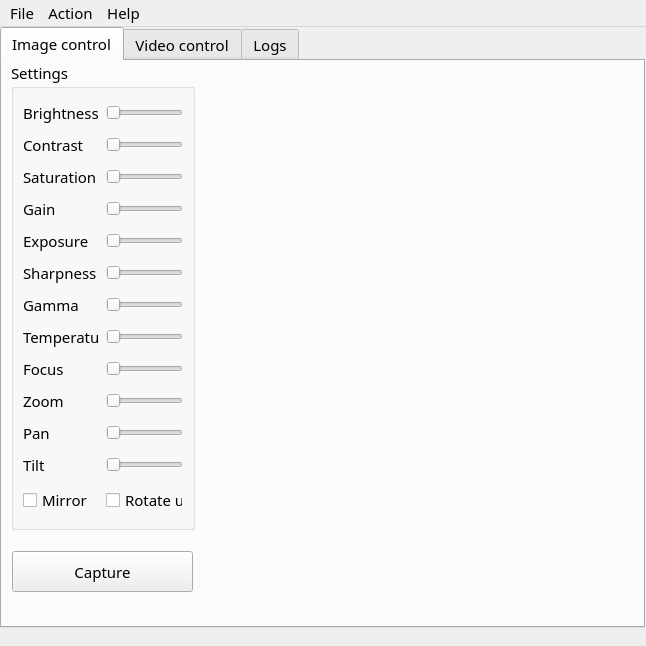
<?xml version="1.0" encoding="UTF-8"?>
<ui version="4.0">
 <author>cobaohieu</author>
 <class>mainWindow</class>
 <widget class="QMainWindow" name="mainWindow">
  <property name="windowModality">
   <enum>Qt::NonModal</enum>
  </property>
  <property name="enabled">
   <bool>true</bool>
  </property>
  <property name="geometry">
   <rect>
    <x>0</x>
    <y>0</y>
    <width>646</width>
    <height>646</height>
   </rect>
  </property>
  <property name="focusPolicy">
   <enum>Qt::NoFocus</enum>
  </property>
  <property name="windowTitle">
   <string>Pixy Camera Control (2020)</string>
  </property>
  <property name="locale">
   <locale language="English" country="UnitedStates"/>
  </property>
  <widget class="QWidget" name="centralwidget">
   <widget class="QTabWidget" name="tabConfig">
    <property name="geometry">
     <rect>
      <x>0</x>
      <y>0</y>
      <width>645</width>
      <height>601</height>
     </rect>
    </property>
    <property name="font">
     <font>
      <family>Umpush</family>
      <pointsize>11</pointsize>
     </font>
    </property>
    <property name="currentIndex">
     <number>0</number>
    </property>
    <widget class="QWidget" name="imageTab">
     <property name="font">
      <font>
       <family>Umpush</family>
       <pointsize>11</pointsize>
       <italic>false</italic>
      </font>
     </property>
     <attribute name="title">
      <string>Image control</string>
     </attribute>
     <widget class="QGroupBox" name="image_grpbx">
      <property name="geometry">
       <rect>
        <x>9</x>
        <y>0</y>
        <width>184</width>
        <height>469</height>
       </rect>
      </property>
      <property name="title">
       <string>Settings</string>
      </property>
      <layout class="QGridLayout" name="gridLayout">
       <item row="0" column="0">
        <widget class="QLabel" name="lbl_image_brightness">
         <property name="font">
          <font>
           <family>Umpush</family>
           <pointsize>11</pointsize>
           <weight>50</weight>
           <italic>false</italic>
           <bold>false</bold>
          </font>
         </property>
         <property name="text">
          <string>Brightness</string>
         </property>
        </widget>
       </item>
       <item row="0" column="1">
        <widget class="QSlider" name="horSlider_image_birghtness">
         <property name="maximum">
          <number>255</number>
         </property>
         <property name="orientation">
          <enum>Qt::Horizontal</enum>
         </property>
        </widget>
       </item>
       <item row="1" column="0">
        <widget class="QLabel" name="lbl_image_contrast">
         <property name="font">
          <font>
           <family>Umpush</family>
           <pointsize>11</pointsize>
           <italic>false</italic>
          </font>
         </property>
         <property name="text">
          <string>Contrast</string>
         </property>
        </widget>
       </item>
       <item row="1" column="1">
        <widget class="QSlider" name="horSlider_constrast">
         <property name="maximum">
          <number>255</number>
         </property>
         <property name="orientation">
          <enum>Qt::Horizontal</enum>
         </property>
        </widget>
       </item>
       <item row="2" column="0">
        <widget class="QLabel" name="lbl_image_saturation">
         <property name="font">
          <font>
           <family>Umpush</family>
           <pointsize>11</pointsize>
           <italic>false</italic>
          </font>
         </property>
         <property name="text">
          <string>Saturation</string>
         </property>
        </widget>
       </item>
       <item row="2" column="1">
        <widget class="QSlider" name="horSlider_image_staturation">
         <property name="maximum">
          <number>255</number>
         </property>
         <property name="orientation">
          <enum>Qt::Horizontal</enum>
         </property>
        </widget>
       </item>
       <item row="3" column="0">
        <widget class="QLabel" name="lbl_image_gain">
         <property name="font">
          <font>
           <family>Umpush</family>
           <pointsize>11</pointsize>
           <italic>false</italic>
          </font>
         </property>
         <property name="text">
          <string>Gain</string>
         </property>
        </widget>
       </item>
       <item row="3" column="1">
        <widget class="QSlider" name="horSlider_image_gain">
         <property name="maximum">
          <number>255</number>
         </property>
         <property name="orientation">
          <enum>Qt::Horizontal</enum>
         </property>
        </widget>
       </item>
       <item row="4" column="0">
        <widget class="QLabel" name="lbl_image_exposure">
         <property name="font">
          <font>
           <family>Umpush</family>
           <pointsize>11</pointsize>
           <italic>false</italic>
          </font>
         </property>
         <property name="text">
          <string>Exposure</string>
         </property>
        </widget>
       </item>
       <item row="4" column="1">
        <widget class="QSlider" name="horSlider_image_exposure">
         <property name="maximum">
          <number>255</number>
         </property>
         <property name="orientation">
          <enum>Qt::Horizontal</enum>
         </property>
        </widget>
       </item>
       <item row="5" column="0">
        <widget class="QLabel" name="lbl_image_sharpness">
         <property name="font">
          <font>
           <family>Umpush</family>
           <pointsize>11</pointsize>
           <italic>false</italic>
          </font>
         </property>
         <property name="text">
          <string>Sharpness</string>
         </property>
        </widget>
       </item>
       <item row="5" column="1">
        <widget class="QSlider" name="horSlider_image_sharpness">
         <property name="maximum">
          <number>255</number>
         </property>
         <property name="orientation">
          <enum>Qt::Horizontal</enum>
         </property>
        </widget>
       </item>
       <item row="6" column="0">
        <widget class="QLabel" name="lbl_image_gamma">
         <property name="font">
          <font>
           <family>Umpush</family>
           <pointsize>11</pointsize>
           <italic>false</italic>
          </font>
         </property>
         <property name="text">
          <string>Gamma</string>
         </property>
        </widget>
       </item>
       <item row="6" column="1">
        <widget class="QSlider" name="horSlider_image_gamma">
         <property name="maximum">
          <number>255</number>
         </property>
         <property name="orientation">
          <enum>Qt::Horizontal</enum>
         </property>
        </widget>
       </item>
       <item row="7" column="0">
        <widget class="QLabel" name="lbl_image_temperature">
         <property name="font">
          <font>
           <family>Umpush</family>
           <pointsize>11</pointsize>
           <italic>false</italic>
          </font>
         </property>
         <property name="text">
          <string>Temperature</string>
         </property>
        </widget>
       </item>
       <item row="7" column="1">
        <widget class="QSlider" name="horSlider_image_temperature">
         <property name="maximum">
          <number>255</number>
         </property>
         <property name="orientation">
          <enum>Qt::Horizontal</enum>
         </property>
        </widget>
       </item>
       <item row="8" column="0">
        <widget class="QLabel" name="lbl_image_focus">
         <property name="font">
          <font>
           <family>Umpush</family>
           <pointsize>11</pointsize>
           <weight>50</weight>
           <italic>false</italic>
           <bold>false</bold>
          </font>
         </property>
         <property name="text">
          <string>Focus</string>
         </property>
        </widget>
       </item>
       <item row="8" column="1">
        <widget class="QSlider" name="horSlide_image_focus">
         <property name="maximum">
          <number>255</number>
         </property>
         <property name="orientation">
          <enum>Qt::Horizontal</enum>
         </property>
        </widget>
       </item>
       <item row="9" column="0">
        <widget class="QLabel" name="lbl_image_zoom">
         <property name="font">
          <font>
           <family>Umpush</family>
           <pointsize>11</pointsize>
           <italic>false</italic>
          </font>
         </property>
         <property name="text">
          <string>Zoom</string>
         </property>
        </widget>
       </item>
       <item row="9" column="1">
        <widget class="QSlider" name="horSlider_image_zoom">
         <property name="maximum">
          <number>255</number>
         </property>
         <property name="orientation">
          <enum>Qt::Horizontal</enum>
         </property>
        </widget>
       </item>
       <item row="10" column="0">
        <widget class="QLabel" name="lbl_image_pan">
         <property name="font">
          <font>
           <family>Umpush</family>
           <pointsize>11</pointsize>
           <italic>false</italic>
          </font>
         </property>
         <property name="text">
          <string>Pan</string>
         </property>
        </widget>
       </item>
       <item row="10" column="1">
        <widget class="QSlider" name="horSlider_image_pan">
         <property name="maximum">
          <number>255</number>
         </property>
         <property name="orientation">
          <enum>Qt::Horizontal</enum>
         </property>
        </widget>
       </item>
       <item row="11" column="0">
        <widget class="QLabel" name="lbl_image_tilt">
         <property name="font">
          <font>
           <family>Umpush</family>
           <pointsize>11</pointsize>
           <italic>false</italic>
          </font>
         </property>
         <property name="text">
          <string>Tilt</string>
         </property>
        </widget>
       </item>
       <item row="11" column="1">
        <widget class="QSlider" name="horSlider_image_tilt">
         <property name="maximum">
          <number>255</number>
         </property>
         <property name="orientation">
          <enum>Qt::Horizontal</enum>
         </property>
        </widget>
       </item>
       <item row="12" column="0">
        <widget class="QCheckBox" name="ckb_image_mirror">
         <property name="font">
          <font>
           <family>Umpush</family>
           <pointsize>11</pointsize>
           <italic>false</italic>
          </font>
         </property>
         <property name="text">
          <string>Mirror</string>
         </property>
        </widget>
       </item>
       <item row="12" column="1">
        <widget class="QCheckBox" name="ckb_image_rotateup">
         <property name="font">
          <font>
           <family>Umpush</family>
           <pointsize>11</pointsize>
           <italic>false</italic>
          </font>
         </property>
         <property name="text">
          <string>Rotate up</string>
         </property>
        </widget>
       </item>
      </layout>
     </widget>
     <widget class="QPushButton" name="btn_capture">
      <property name="geometry">
       <rect>
        <x>10</x>
        <y>490</y>
        <width>181</width>
        <height>41</height>
       </rect>
      </property>
      <property name="text">
       <string>Capture</string>
      </property>
     </widget>
    </widget>
    <widget class="QWidget" name="videoTab">
     <attribute name="title">
      <string>Video control</string>
     </attribute>
     <widget class="QGroupBox" name="video_grpbx">
      <property name="geometry">
       <rect>
        <x>9</x>
        <y>0</y>
        <width>185</width>
        <height>277</height>
       </rect>
      </property>
      <property name="title">
       <string>Settings</string>
      </property>
      <layout class="QGridLayout" name="gridLayout_2">
       <item row="0" column="0">
        <widget class="QCheckBox" name="ckb_video_mirror">
         <property name="font">
          <font>
           <family>Umpush</family>
           <pointsize>11</pointsize>
           <italic>false</italic>
          </font>
         </property>
         <property name="text">
          <string>Mirror</string>
         </property>
        </widget>
       </item>
       <item row="1" column="0">
        <widget class="QCheckBox" name="ckb_video_invert">
         <property name="font">
          <font>
           <family>Umpush</family>
           <pointsize>11</pointsize>
           <italic>false</italic>
          </font>
         </property>
         <property name="text">
          <string>Invert</string>
         </property>
        </widget>
       </item>
       <item row="2" column="0">
        <widget class="QCheckBox" name="ckb_video_blur">
         <property name="font">
          <font>
           <family>Umpush</family>
           <pointsize>11</pointsize>
           <italic>false</italic>
          </font>
         </property>
         <property name="text">
          <string>Blur</string>
         </property>
        </widget>
       </item>
       <item row="4" column="0">
        <widget class="QCheckBox" name="ckb_video_mono">
         <property name="font">
          <font>
           <family>Umpush</family>
           <pointsize>11</pointsize>
           <italic>false</italic>
          </font>
         </property>
         <property name="text">
          <string>Mono</string>
         </property>
        </widget>
       </item>
       <item row="5" column="0">
        <widget class="QComboBox" name="cbb_video_framerate">
         <property name="font">
          <font>
           <family>Umpush</family>
           <pointsize>11</pointsize>
          </font>
         </property>
         <property name="currentText">
          <string/>
         </property>
        </widget>
       </item>
       <item row="5" column="1">
        <widget class="QComboBox" name="cbb_video_resolution">
         <property name="font">
          <font>
           <family>Umpush</family>
           <pointsize>11</pointsize>
          </font>
         </property>
        </widget>
       </item>
       <item row="3" column="0" colspan="2">
        <widget class="QCheckBox" name="ckb_video_rotateup">
         <property name="font">
          <font>
           <family>Umpush</family>
           <pointsize>11</pointsize>
           <italic>false</italic>
          </font>
         </property>
         <property name="text">
          <string>Rotate up</string>
         </property>
        </widget>
       </item>
      </layout>
     </widget>
     <widget class="QPushButton" name="btn_record">
      <property name="geometry">
       <rect>
        <x>10</x>
        <y>290</y>
        <width>181</width>
        <height>41</height>
       </rect>
      </property>
      <property name="text">
       <string>Record</string>
      </property>
     </widget>
    </widget>
    <widget class="QWidget" name="logTab">
     <attribute name="title">
      <string>Logs</string>
     </attribute>
     <widget class="QLabel" name="imgLabel">
      <property name="geometry">
       <rect>
        <x>0</x>
        <y>0</y>
        <width>640</width>
        <height>480</height>
       </rect>
      </property>
      <property name="sizeIncrement">
       <size>
        <width>0</width>
        <height>0</height>
       </size>
      </property>
      <property name="frameShape">
       <enum>QFrame::Box</enum>
      </property>
      <property name="frameShadow">
       <enum>QFrame::Raised</enum>
      </property>
      <property name="lineWidth">
       <number>1</number>
      </property>
      <property name="text">
       <string/>
      </property>
      <property name="textFormat">
       <enum>Qt::AutoText</enum>
      </property>
     </widget>
    </widget>
   </widget>
  </widget>
  <widget class="QMenuBar" name="menuBar">
   <property name="geometry">
    <rect>
     <x>0</x>
     <y>0</y>
     <width>646</width>
     <height>36</height>
    </rect>
   </property>
   <property name="font">
    <font>
     <family>Umpush</family>
     <pointsize>11</pointsize>
    </font>
   </property>
   <widget class="QMenu" name="menuFile">
    <property name="title">
     <string>File</string>
    </property>
    <addaction name="separator"/>
    <addaction name="separator"/>
    <addaction name="separator"/>
    <addaction name="actionSave_profile"/>
    <addaction name="actionLoad_profile"/>
    <addaction name="actionRestore_default_profile"/>
    <addaction name="actionExit"/>
   </widget>
   <widget class="QMenu" name="menuAction">
    <property name="title">
     <string>Action</string>
    </property>
    <widget class="QMenu" name="menuStart_Stop">
     <property name="title">
      <string>Camera</string>
     </property>
     <addaction name="separator"/>
     <addaction name="actionTake_photo"/>
     <addaction name="actionRecord_Video"/>
    </widget>
    <widget class="QMenu" name="menuDetect">
     <property name="title">
      <string>Detect</string>
     </property>
     <widget class="QMenu" name="menuObject">
      <property name="title">
       <string>Object</string>
      </property>
      <addaction name="actionVegetables"/>
      <addaction name="actionMask_No_Mask"/>
     </widget>
     <addaction name="actionColor"/>
     <addaction name="menuObject"/>
     <addaction name="actionQR_Code"/>
    </widget>
    <widget class="QMenu" name="menuRecognize">
     <property name="title">
      <string>Recognize</string>
     </property>
     <addaction name="actionFace"/>
    </widget>
    <addaction name="menuStart_Stop"/>
    <addaction name="menuDetect"/>
    <addaction name="menuRecognize"/>
   </widget>
   <widget class="QMenu" name="menuHelp">
    <property name="title">
     <string>Help</string>
    </property>
    <addaction name="separator"/>
    <addaction name="separator"/>
    <addaction name="actionAbout"/>
    <addaction name="actionHelp"/>
   </widget>
   <addaction name="menuFile"/>
   <addaction name="menuAction"/>
   <addaction name="menuHelp"/>
  </widget>
  <action name="actionHelp">
   <property name="text">
    <string>Wiki</string>
   </property>
   <property name="font">
    <font>
     <family>Umpush</family>
     <pointsize>11</pointsize>
    </font>
   </property>
  </action>
  <action name="actionAbout">
   <property name="text">
    <string>About</string>
   </property>
   <property name="font">
    <font>
     <family>Umpush</family>
     <pointsize>11</pointsize>
    </font>
   </property>
  </action>
  <action name="actionScan_Code">
   <property name="text">
    <string>Scan code</string>
   </property>
   <property name="font">
    <font>
     <family>Umpush</family>
     <pointsize>11</pointsize>
     <italic>false</italic>
    </font>
   </property>
  </action>
  <action name="actionSave_profile">
   <property name="text">
    <string>Save profile</string>
   </property>
   <property name="font">
    <font>
     <family>Umpush</family>
     <pointsize>11</pointsize>
    </font>
   </property>
  </action>
  <action name="actionConfigure">
   <property name="text">
    <string>Configure</string>
   </property>
   <property name="font">
    <font>
     <family>Umpush</family>
     <pointsize>11</pointsize>
    </font>
   </property>
  </action>
  <action name="actionLoad_profile">
   <property name="text">
    <string>Load profile</string>
   </property>
   <property name="font">
    <font>
     <family>Umpush</family>
     <pointsize>11</pointsize>
    </font>
   </property>
  </action>
  <action name="actionExit">
   <property name="text">
    <string>Exit</string>
   </property>
   <property name="font">
    <font>
     <family>Umpush</family>
     <pointsize>11</pointsize>
    </font>
   </property>
  </action>
  <action name="actionGet_Fps">
   <property name="text">
    <string>Get FPS</string>
   </property>
   <property name="font">
    <font>
     <family>Umpush</family>
     <pointsize>11</pointsize>
     <italic>false</italic>
    </font>
   </property>
  </action>
  <action name="actionSave_Image">
   <property name="text">
    <string>Save Image</string>
   </property>
   <property name="font">
    <font>
     <family>Umpush</family>
     <pointsize>11</pointsize>
    </font>
   </property>
  </action>
  <action name="actionRestore_default_profile">
   <property name="text">
    <string>Restore default profile</string>
   </property>
   <property name="iconText">
    <string>Restore default profile</string>
   </property>
   <property name="toolTip">
    <string>Restore default profile</string>
   </property>
   <property name="font">
    <font>
     <family>Umpush</family>
     <pointsize>11</pointsize>
    </font>
   </property>
  </action>
  <action name="actionSave_Video">
   <property name="text">
    <string>Save Video</string>
   </property>
   <property name="font">
    <font>
     <family>Umpush</family>
     <pointsize>11</pointsize>
    </font>
   </property>
  </action>
  <action name="actionDetect_Object">
   <property name="text">
    <string>Detect Object</string>
   </property>
   <property name="font">
    <font>
     <family>Umpush</family>
     <pointsize>11</pointsize>
    </font>
   </property>
  </action>
  <action name="actionTake_photo">
   <property name="text">
    <string>Take photo</string>
   </property>
  </action>
  <action name="actionRecord_Video">
   <property name="text">
    <string>Record video</string>
   </property>
  </action>
  <action name="actionColor">
   <property name="text">
    <string>Color</string>
   </property>
  </action>
  <action name="actionQR_Code">
   <property name="text">
    <string>QR Code</string>
   </property>
  </action>
  <action name="actionVegetables">
   <property name="text">
    <string>Vegetables</string>
   </property>
  </action>
  <action name="actionMask_No_Mask">
   <property name="text">
    <string>Mask/No Mask</string>
   </property>
  </action>
  <action name="actionFace">
   <property name="text">
    <string>Fontal Face</string>
   </property>
  </action>
 </widget>
 <resources/>
 <connections/>
</ui>
